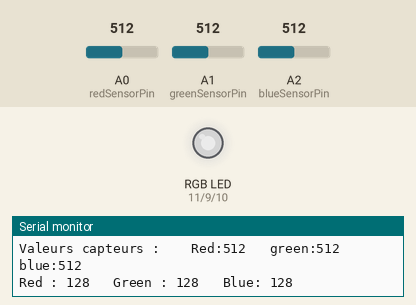
The sketch below on a simulated Arduino Uno, built with avr-gcc and run on an emulated ATmega328P. Parts: an RGB LED mixed from three pins (HIGH = lit), the last lines printed to the serial monitor. The inputs (shaded band) are chosen by the test bench; at power-on: A0 (redSensorPin) = 512, A1 (greenSensorPin) = 512, A2 (blueSensorPin) = 512. Dim RGB values are drawn brighter than linear.

Above: at 1.8 s.
1.9 s: A0 (redSensorPin) set to 716
At 2.6 s:
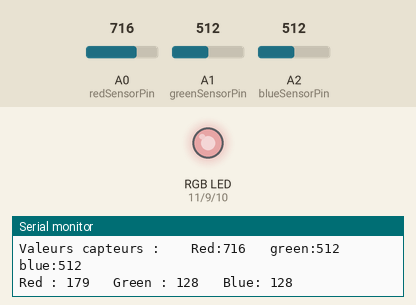
3.5 s: A1 (greenSensorPin) set to 716
At 5.3 s:
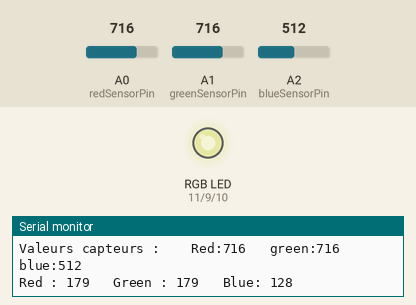
5.6 s: A2 (blueSensorPin) set to 716
At 6.8 s:
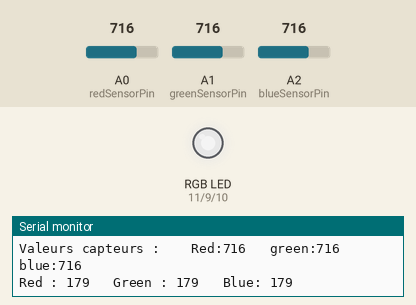
7.7 s: A0 (redSensorPin) set to 900
At 9.4 s:
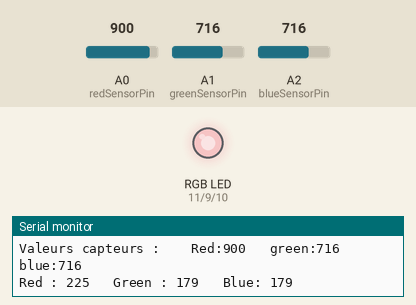
9.7 s: A1 (greenSensorPin) set to 900
At 11.0 s:
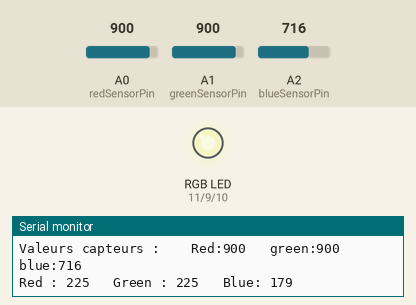
11.8 s: A2 (blueSensorPin) set to 900
At 13.7 s:
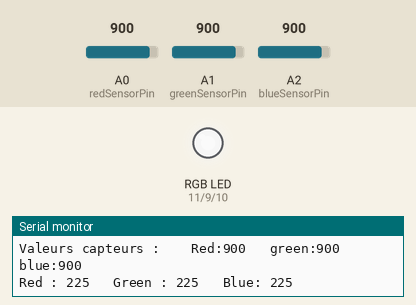
Timing chart, 0 to 14.9 s (numbered marks = the images above; inputs shaded):
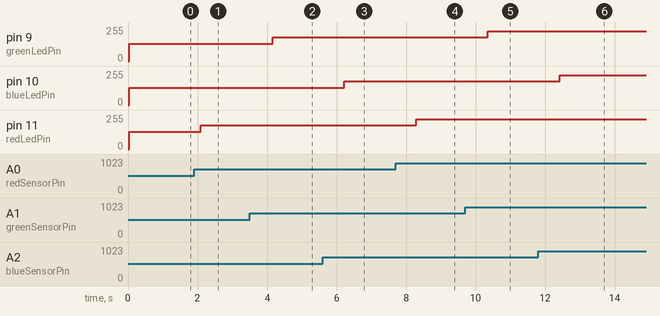

The sketch:

Projet4.ino
```cpp
const int greenLedPin=9;
const int redLedPin=11;
const int blueLedPin=10;

const int redSensorPin=A0;
const int greenSensorPin=A1;
const int blueSensorPin=A2;

int redValue=0;
int greenValue=0;
int blueValue=0;

int redSensorValue=0;
int greenSensorValue =0;
int blueSensorValue=0;

void setup(){
 Serial.begin(9600);
 pinMode(greenLedPin, OUTPUT);
 pinMode(redLedPin, OUTPUT);
 pinMode(blueLedPin, OUTPUT);
}

void loop(){
 redSensorValue=analogRead(redSensorPin);
 delay(5);
 greenSensorValue=analogRead(greenSensorPin);
 delay(5);
 blueSensorValue=analogRead(blueSensorPin);
 Serial.print("Valeurs capteurs : \t Red:");
 Serial.print(redSensorValue);
 Serial.print("\t green:");
 Serial.print(greenSensorValue);
 Serial.print("\t blue:");
 Serial.println(blueSensorValue);

 redValue=redSensorValue/4;
 greenValue=greenSensorValue/4;
 blueValue=blueSensorValue/4;

 Serial.print("Red : ");
 Serial.print(redValue);
 Serial.print("\t Green : ");
 Serial.print(greenValue);
 Serial.print("\t Blue: ");
 Serial.println(blueValue);

 analogWrite(redLedPin,redValue);
 analogWrite(blueLedPin,blueValue);
 analogWrite(greenLedPin,greenValue);
 delay(1000);
}
```

Measured:
- after the input at 1.9 s, pin 11 (redLedPin): 128/255 → 179/255 after 0.20 s
- after the input at 3.5 s, pin 9 (greenLedPin): 128/255 → 179/255 after 0.66 s
- after the input at 5.6 s, pin 10 (blueLedPin): 128/255 → 179/255 after 0.63 s
- after the input at 7.7 s, pin 11 (redLedPin): 179/255 → 225/255 after 0.59 s
- after the input at 9.7 s, pin 9 (greenLedPin): 179/255 → 225/255 after 0.65 s
- after the input at 11.8 s, pin 10 (blueLedPin): 179/255 → 225/255 after 0.62 s
